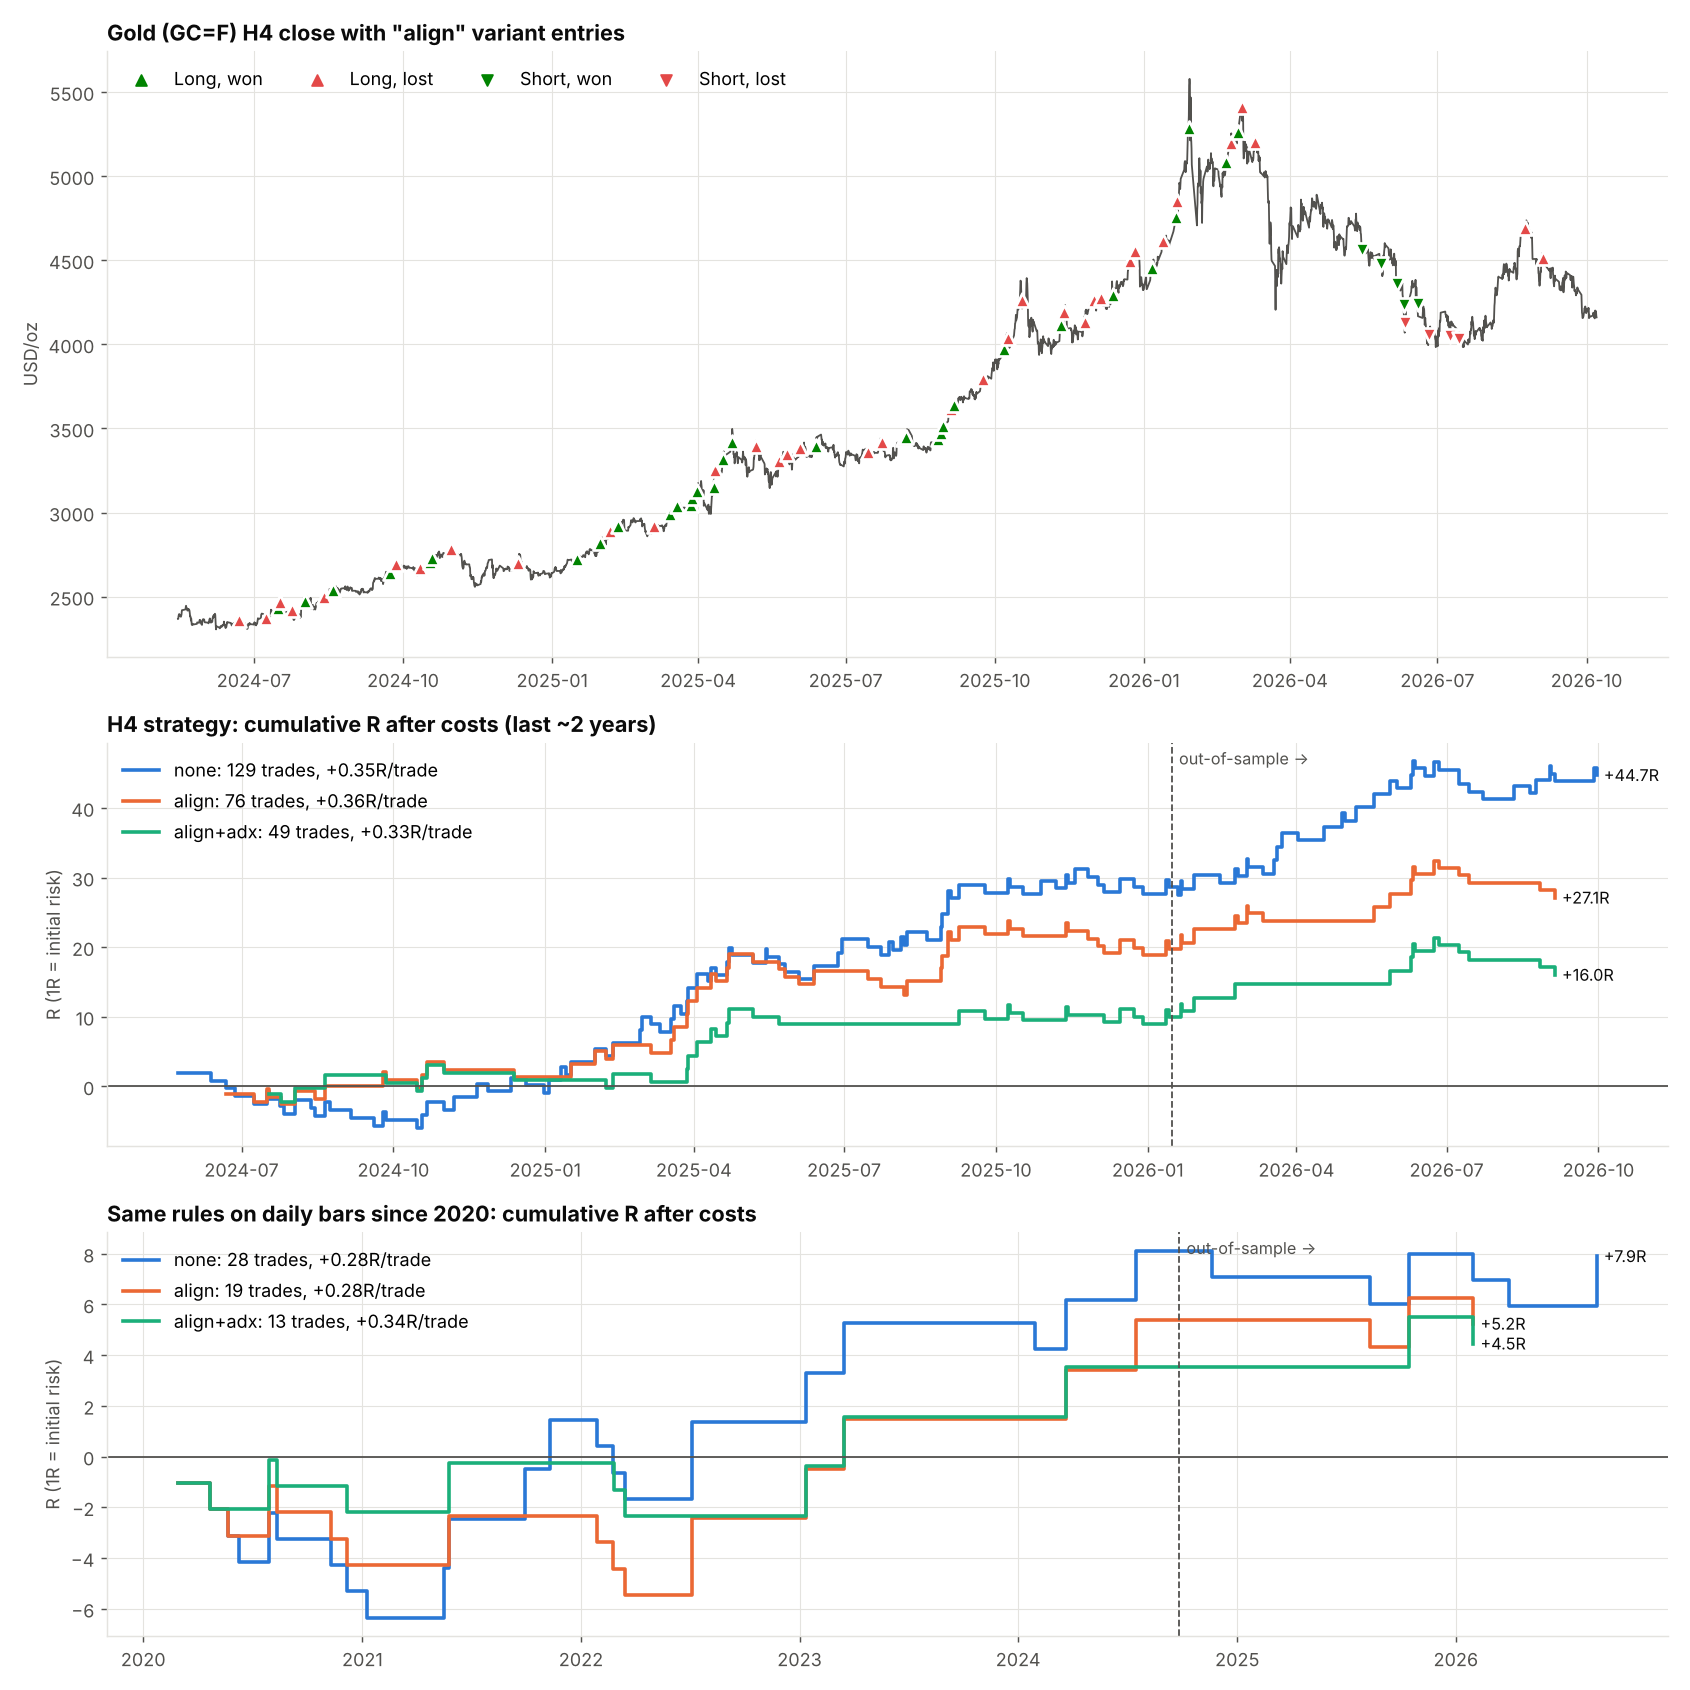

Here is the Python script that generated this plot:
"""XAUUSD breakout-retest backtest (mechanical version of the top-down plan).

Rules, per timeframe bar (H4 from GC=F hourly, or daily):
  range     prior 20-bar high/low
  breakout  close beyond the range with volume >= 1.5x prior 20-bar median
  entry     limit at the broken level within RETEST bars (fills at the open if it gaps through)
  stop      1 ATR(14) back inside the range; target 2R; time exit after HOLD bars
  costs     COST_PCT of price per side, charged in R
Variants: none | align (weekly close > SMA20 and daily close > EMA50, mirrored for
shorts, using only completed higher-timeframe bars) | align+adx (also daily ADX14 >= 20).
Same-bar stop/target ambiguity resolves to the stop. One position at a time.

uv run --with matplotlib python research/xauusd/backtest.py
"""
import sys
from pathlib import Path

import numpy as np
import pandas as pd

HERE = Path(__file__).parent
LOOKBACK, VOL_RATIO, ATR_N, RR, COST_PCT = 20, 1.5, 14, 2.0, 0.0003
VARIANTS = ('none', 'align', 'align+adx')


def load(name):
    d = pd.read_csv(HERE / f'gc_{name}.csv', index_col=0)
    d.index = pd.to_datetime(d.index, utc=True)
    return d[['Open', 'High', 'Low', 'Close', 'Volume']].astype(float).dropna()


def atr(d, n=ATR_N):
    pc = d.Close.shift()
    tr = pd.concat([d.High - d.Low, (d.High - pc).abs(), (d.Low - pc).abs()], axis=1).max(axis=1)
    return tr.rolling(n).mean()


def adx(d, n=14):
    up, dn = d.High.diff(), -d.Low.diff()
    pdm = up.where((up > dn) & (up > 0), 0.0)
    mdm = dn.where((dn > up) & (dn > 0), 0.0)
    a = atr(d, n)
    pdi = 100 * pdm.ewm(alpha=1 / n, adjust=False).mean() / a
    mdi = 100 * mdm.ewm(alpha=1 / n, adjust=False).mean() / a
    return (100 * (pdi - mdi).abs() / (pdi + mdi)).ewm(alpha=1 / n, adjust=False).mean()


def context(daily, index):
    """Higher-timeframe bias known at each bar: only bars completed before it (shift 1)."""
    w = daily.resample('W-FRI').agg({'Close': 'last'}).dropna()
    week_bull = (w.Close > w.Close.rolling(20).mean()).shift(1)
    week_bear = (w.Close < w.Close.rolling(20).mean()).shift(1)
    ema50 = daily.Close.ewm(span=50, adjust=False).mean()
    ctx = pd.DataFrame({'day_bull': (daily.Close > ema50).shift(1),
                        'day_bear': (daily.Close < ema50).shift(1),
                        'trend': (adx(daily) >= 20).shift(1)})
    ctx['week_bull'] = week_bull.reindex(ctx.index, method='ffill')
    ctx['week_bear'] = week_bear.reindex(ctx.index, method='ffill')
    # Map each bar to the latest daily row strictly before its own calendar day.
    pos = ctx.index.searchsorted(index.normalize(), side='left') - 1
    out = ctx.iloc[np.clip(pos, 0, None)].astype('boolean').fillna(False).astype(bool)
    out.index = index
    out.loc[pos < 0] = False
    return out


def backtest(bars, ctx, variant, retest, hold):
    hi = bars.High.rolling(LOOKBACK).max().shift()
    lo = bars.Low.rolling(LOOKBACK).min().shift()
    vmed = bars.Volume.rolling(LOOKBACK).median().shift()
    a = atr(bars)
    O, H, L, C = (bars[k].to_numpy() for k in ('Open', 'High', 'Low', 'Close'))
    trades, i, n = [], LOOKBACK + ATR_N, len(bars)
    while i < n - 1:
        side = 0
        if bars.Volume.iat[i] >= VOL_RATIO * vmed.iat[i] > 0:
            side = 1 if C[i] > hi.iat[i] else -1 if C[i] < lo.iat[i] else 0
        if side and variant != 'none':
            c = ctx.iloc[i]
            ok = (c.week_bull and c.day_bull) if side > 0 else (c.week_bear and c.day_bear)
            side = side if ok and (variant == 'align' or c.trend) else 0
        if not side:
            i += 1
            continue
        level = hi.iat[i] if side > 0 else lo.iat[i]
        stop = level - side * a.iat[i]
        j, entry = i + 1, None
        while j < min(i + 1 + retest, n):  # wait for the retest
            if side > 0 and L[j] <= level and O[j] > stop:
                entry = min(O[j], level)
            elif side < 0 and H[j] >= level and O[j] < stop:
                entry = max(O[j], level)
            if entry is not None or (side > 0 and L[j] <= stop) or (side < 0 and H[j] >= stop):
                break
            j += 1
        if entry is None:
            i += 1
            continue
        risk = abs(entry - stop)
        target = entry + side * RR * risk
        exit_px, k = None, j
        while k < min(j + hold, n):
            # Entry bar: only the stop can be judged after the fill (path unknown); target from next bar.
            if (side > 0 and L[k] <= stop) or (side < 0 and H[k] >= stop):
                exit_px = stop if k == j or (side > 0 and O[k] > stop) or (side < 0 and O[k] < stop) else O[k]
                break
            if k > j and ((side > 0 and H[k] >= target) or (side < 0 and L[k] <= target)):
                exit_px = target if (side > 0 and O[k] < target) or (side < 0 and O[k] > target) else O[k]
                break
            k += 1
        if exit_px is None:
            k = min(j + hold, n) - 1
            exit_px = C[k]
        r = (side * (exit_px - entry) - COST_PCT * (entry + exit_px)) / risk
        trades.append(dict(signal=bars.index[i], entry_time=bars.index[j], exit_time=bars.index[k],
                           side=side, entry=entry, stop=stop, target=target, exit=exit_px, r=r))
        i = k + 1
    return pd.DataFrame(trades)


def stats(t):
    if t.empty:
        return dict(trades=0)
    r, eq = t.r, t.r.cumsum()
    wins, losses = r[r > 0].sum(), -r[r < 0].sum()
    return dict(trades=len(r), win_rate=(r > 0).mean(), expectancy_r=r.mean(), total_r=r.sum(),
                profit_factor=wins / losses if losses else np.inf,
                max_dd_r=(eq.cummax().clip(lower=0) - eq).max())


def run(bars, daily, retest, hold):
    ctx = context(daily, bars.index)
    split = bars.index[int(len(bars) * .7)]
    out = {}
    for v in VARIANTS:
        t = backtest(bars, ctx, v, retest, hold)
        out[v] = t
        for label, part in (('all', t), ('in-sample 70%', t[t.entry_time < split] if len(t) else t),
                            ('out-of-sample 30%', t[t.entry_time >= split] if len(t) else t)):
            s = stats(part)
            print(f'  {v:10} {label:18} ' + '  '.join(f'{k}={x:.2f}' if isinstance(x, float) else f'{k}={x}'
                                                    for k, x in s.items()))
    return out, split


def selfcheck():
    """Synthetic long: range 100-110, breakout bar, retest at 110, rally to target -> ~ +2R less costs."""
    idx = pd.date_range('2024-01-01', periods=60, freq='4h', tz='UTC')
    base = np.r_[np.tile([100, 110], 20), [115], [110.5], np.linspace(111, 140, 18)]
    b = pd.DataFrame({'Open': base, 'High': base + 1, 'Low': base - 1, 'Close': base,
                      'Volume': np.r_[np.ones(40), [5], np.ones(19)]}, index=idx)
    b.loc[idx[41], ['Open', 'High']] = 112, 112.5  # retest bar opens above 111, dips to 109.5
    t = backtest(b, pd.DataFrame(False, index=idx, columns=['week_bull']), 'none', 6, 30)
    assert len(t) == 1 and t.side[0] == 1 and t.entry[0] == 111, t
    assert abs(t.r[0] - (2 - COST_PCT * (t.entry[0] + t.exit[0]) / (t.entry[0] - t.stop[0]))) < 1e-9, t


def plot(h4, res_h4, split_h4, daily, res_d, split_d, path):
    import matplotlib
    matplotlib.use('Agg')
    import matplotlib.pyplot as plt
    ink, muted, grid = '#0b0b0b', '#52514e', '#e4e3df'
    colors = dict(zip(VARIANTS, ('#2a78d6', '#eb6834', '#1baf7a')))
    good, bad = '#008300', '#e34948'
    plt.rcParams.update({'font.size': 10, 'axes.edgecolor': grid, 'axes.labelcolor': muted,
                         'xtick.color': muted, 'ytick.color': muted, 'axes.titlecolor': ink,
                         'axes.titleweight': 'bold', 'axes.titlelocation': 'left'})
    fig, ax = plt.subplots(3, 1, figsize=(13, 13), gridspec_kw={'height_ratios': [3, 2, 2]})
    best = 'align'
    p = ax[0]
    p.plot(h4.index, h4.Close, color=muted, lw=1)
    t = res_h4[best]
    for _, x in t.iterrows():
        c = good if x.r > 0 else bad
        p.scatter(x.entry_time, x.entry, marker='^' if x.side > 0 else 'v', s=60, color=c,
                  edgecolor='white', linewidth=1.5, zorder=3)
    p.scatter([], [], marker='^', color=good, label='Long, won'); p.scatter([], [], marker='^', color=bad, label='Long, lost')
    p.scatter([], [], marker='v', color=good, label='Short, won'); p.scatter([], [], marker='v', color=bad, label='Short, lost')
    p.set_title(f'Gold (GC=F) H4 close with "{best}" variant entries')
    p.set_ylabel('USD/oz')
    p.legend(loc='upper left', frameon=False, ncol=4)
    for a_, res, split, title in ((ax[1], res_h4, split_h4, 'H4 strategy: cumulative R after costs (last ~2 years)'),
                                  (ax[2], res_d, split_d, 'Same rules on daily bars since 2020: cumulative R after costs')):
        for v in VARIANTS:
            t = res[v]
            if t.empty:
                continue
            eq = t.r.cumsum()
            a_.step(t.exit_time, eq, where='post', color=colors[v], lw=2,
                    label=f'{v}: {len(t)} trades, {t.r.mean():+.2f}R/trade')
            a_.annotate(f'{eq.iat[-1]:+.1f}R', (t.exit_time.iat[-1], eq.iat[-1]), xytext=(4, 0),
                        textcoords='offset points', color=ink, va='center', fontsize=9)
        a_.axhline(0, color=muted, lw=1)
        a_.axvline(split, color=muted, lw=1, ls='--')
        a_.annotate('out-of-sample →', (split, 1), xycoords=('data', 'axes fraction'), xytext=(4, -12),
                    textcoords='offset points', color=muted, fontsize=9)
        a_.set_title(title)
        a_.set_ylabel('R (1R = initial risk)')
        a_.legend(loc='upper left', frameon=False)
    for a_ in ax:
        a_.grid(color=grid, lw=.6)
        a_.spines[['top', 'right']].set_visible(False)
    fig.tight_layout()
    fig.savefig(path, dpi=130)
    print('wrote', path)


if __name__ == '__main__':
    selfcheck()
    daily = load('1d')
    h1 = load('1h')
    h4 = h1.resample('4h').agg({'Open': 'first', 'High': 'max', 'Low': 'min', 'Close': 'last',
                                'Volume': 'sum'}).dropna()
    h4 = h4[h4.Volume > 0]
    print(f'H4 {h4.index[0]:%Y-%m-%d} → {h4.index[-1]:%Y-%m-%d}, {len(h4)} bars')
    res_h4, split_h4 = run(h4, daily, retest=6, hold=30)
    # Yahoo's GC=F daily volume is only real from 2020 (median ~100 contracts/day before).
    d = daily[daily.index >= '2020-01-01']
    print(f'Daily {d.index[0]:%Y-%m-%d} → {d.index[-1]:%Y-%m-%d}, {len(d)} bars')
    res_d, split_d = run(d, daily, retest=5, hold=20)
    pd.concat({v: t for v, t in res_h4.items()}).to_csv(HERE / 'trades_h4.csv')
    plot(h4, res_h4, split_h4, d, res_d, split_d, HERE / 'backtest.png')
    sys.exit(0)
